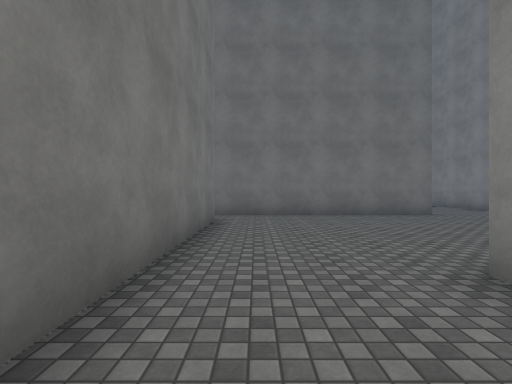
view 1 (above)

18 first-person views from a walk through a Unity game level. The camera is 1.4 m above the floor, looks level and sees 85° across. The floor is counted in squares, 2 m on a side. Each view is taken from the middle of a square. On the plan, view 1 faces up. The plan holds only what a view shows up to about 9 squares ahead; the rest is blank. The place goes on beyond the plan. The player is left out. Surface patterns are stand-ins for the level's own textures.

view 2
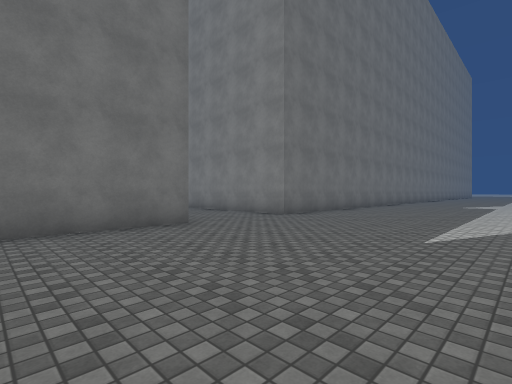

view 3
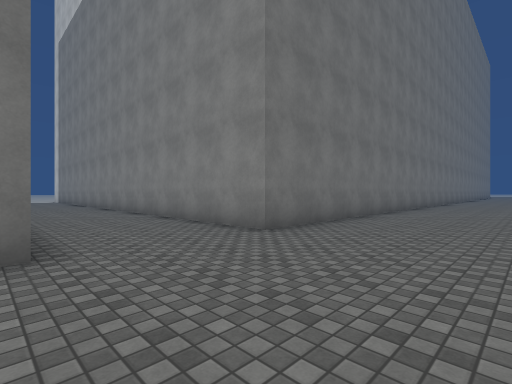

view 4
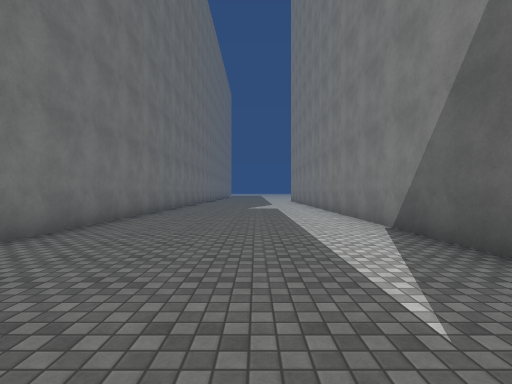

view 5
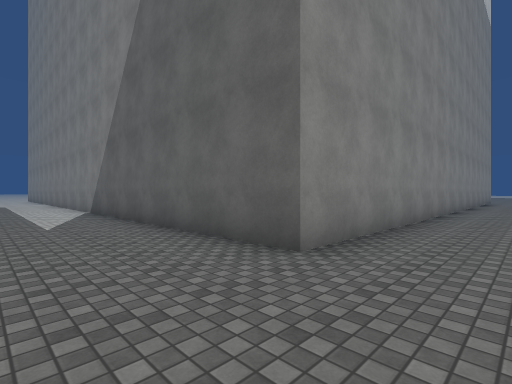

view 6
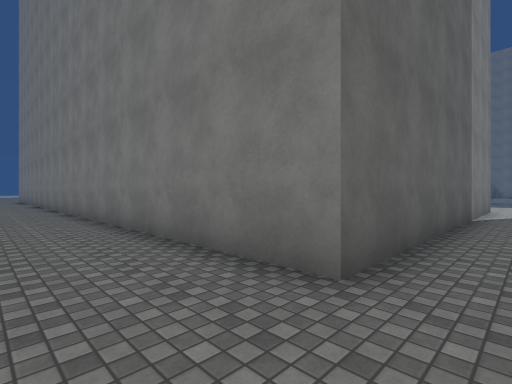

view 7
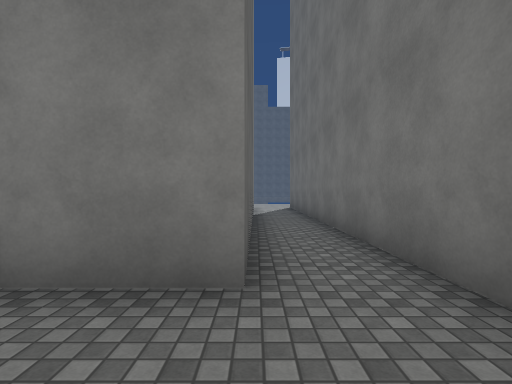

view 8
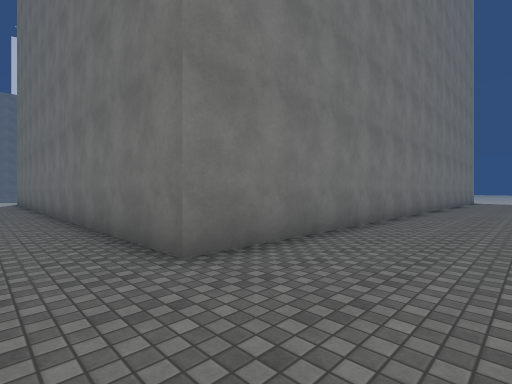

view 9
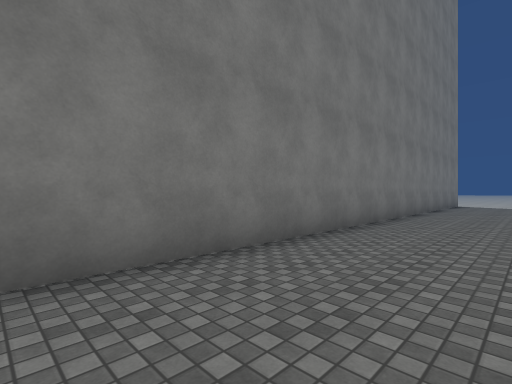

view 10
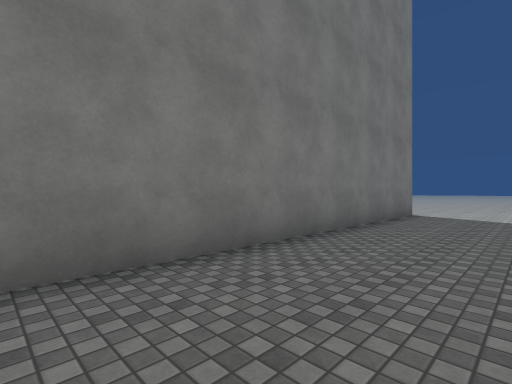

view 11
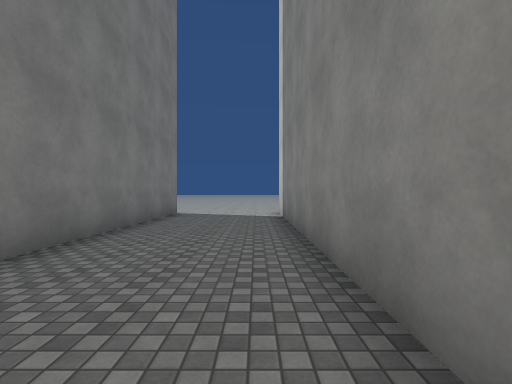

view 12
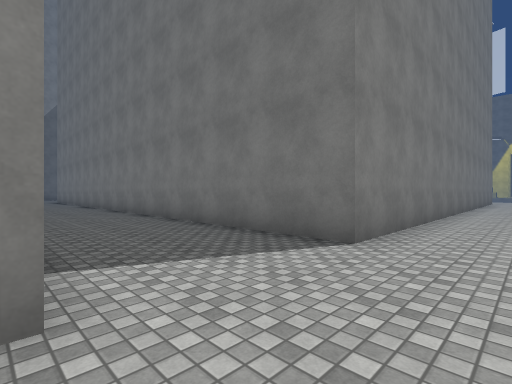

view 13
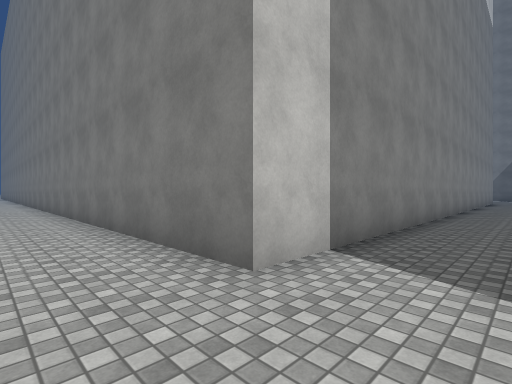

view 14
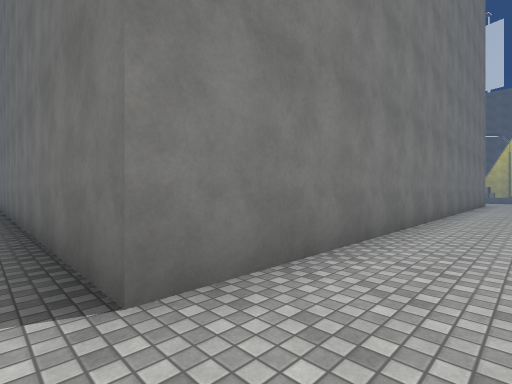

view 15
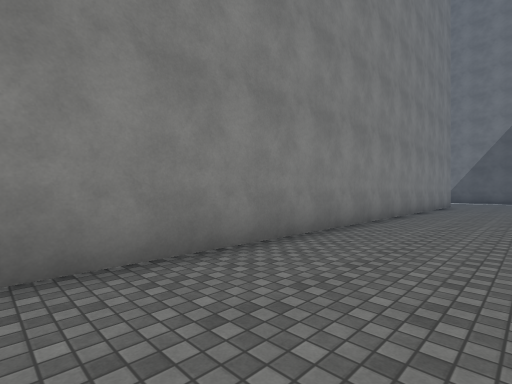

view 16
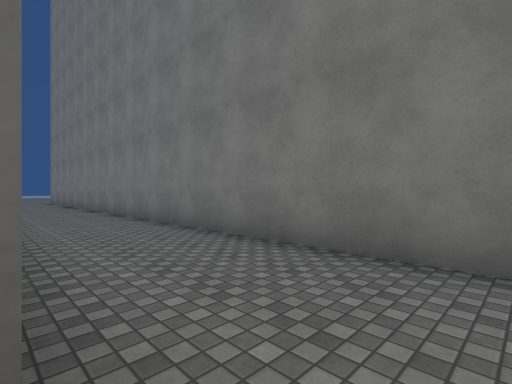

view 17
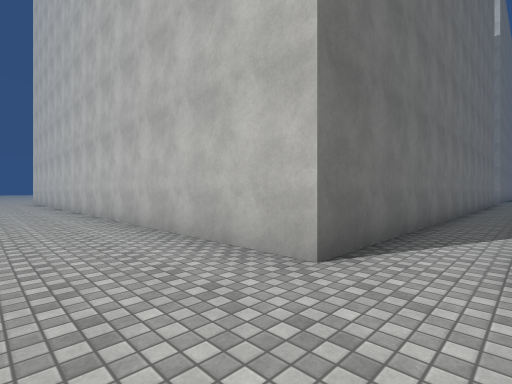

view 18
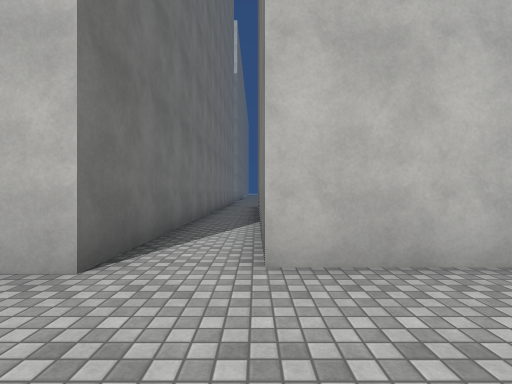

### Floor plan
Points are (right, up) in squares from view 1. A wall is a line through its corners. A room is listed if a view was taken in it or the views show most of it. See-through windows are left out.
Room 1 (views 1, 2, 3, 4, 5, 6, 7, 8, 9, 10, 11, 12, 13, 14, 15, 16)
walls: (14.2, 8.5) (8.8, 8.5) (8.8, 28.3) (14.5, 28.3); (-11.4, 6.9) (-1, 6.9) (-1, -6.8); (1.9, -5.8) (1.9, 2.3) (14, 2.3); (-5, 28.3) (5.4, 28.3) (5.4, 8.5) (-11.6, 8.5)
ways out: opening at (-11, 8) to room 2
Room 2 (views 17, 18)
walls: (-11.4, 4.6) (-11.4, 6.9); (-11.6, 8.5) (-11.6, 17.2)
ways out: opening at (-11, 8) to room 1

Where each view was taken, in squares from view 1:
view 1: 0 up, 0 right, facing up
view 2: 3 up, 2 right, facing up-right
view 3: 5 up, 5 right, facing up-right
view 4: 5 up, 5 right, facing right
view 5: 5 up, 0 right, facing down-right
view 6: 8 up, 1 right, facing down-left
view 7: 7 up, 1 right, facing left
view 8: 7 up, 8 right, facing up-left
view 9: 12 up, 8 right, facing up-left
view 10: 19 up, 8 right, facing up-left
view 11: 19 up, 8 right, facing up
view 12: 30 up, 9 right, facing down-left
view 13: 30 up, 7 right, facing down-right
view 14: 30 up, 6 right, facing down-left
view 15: 24 up, 6 right, facing down-right
view 16: 3 up, 2 right, facing down-left
view 17: 7 up, 14 left, facing up-right
view 18: 7 up, 14 left, facing right
